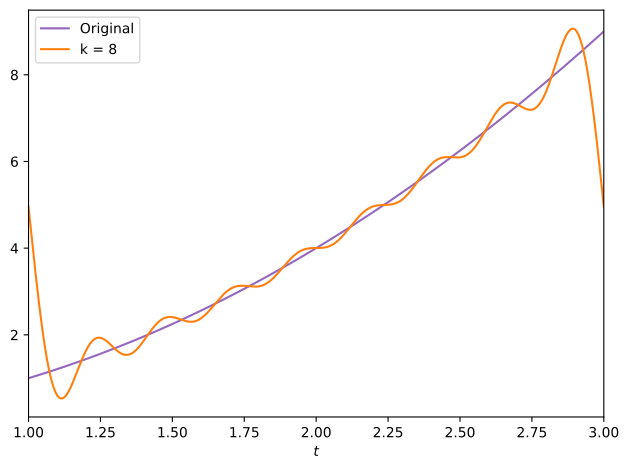

Reproduce this figure in Python.
import numpy as np
from matplotlib.pyplot import subplots
from scipy.integrate import quad

sample_size = 2000
period = 2
k = 8

non_periodic = lambda t : t**2

tlin = np.linspace(1, 3, sample_size)

a_0 = 2/period * quad(non_periodic, np.min(tlin), np.max(tlin))[0]

a_n_func = lambda x, n : non_periodic(x) * np.cos(n*2*np.pi/period * x)
a_n = lambda n : 2/period * quad(a_n_func, np.min(tlin), np.max(tlin), args=(n))[0]

b_n_func = lambda x, n : non_periodic(x) * np.sin(n*2*np.pi/period * x)
b_n = lambda n : 2/period * quad(b_n_func, np.min(tlin), np.max(tlin), args=(n))[0]

sum_term = lambda x, n : a_n(n) * np.cos(n*2*np.pi/period * x) + b_n(n) * np.sin(n*2*np.pi/period * x)
def partial_sum(x, N):
    s = a_0/2
    for n in range(1, N+1):
        s += sum_term(x, n)
    return s

fig, ax = subplots()

ax.plot(tlin, non_periodic(tlin), ls="solid", color="tab:purple", label="Original")
ax.plot(tlin, partial_sum(tlin, k), ls="solid", color="tab:orange", label=f"k = {k}")

ax.set_xlim(left=np.min(tlin), right=np.max(tlin))

ax.set_xlabel(r"$t$")

ax.legend(loc="best")

fig.tight_layout()
fig.savefig("numerical-methods/xabier/day-3/non_periodic.pdf", bbox_inches="tight")
